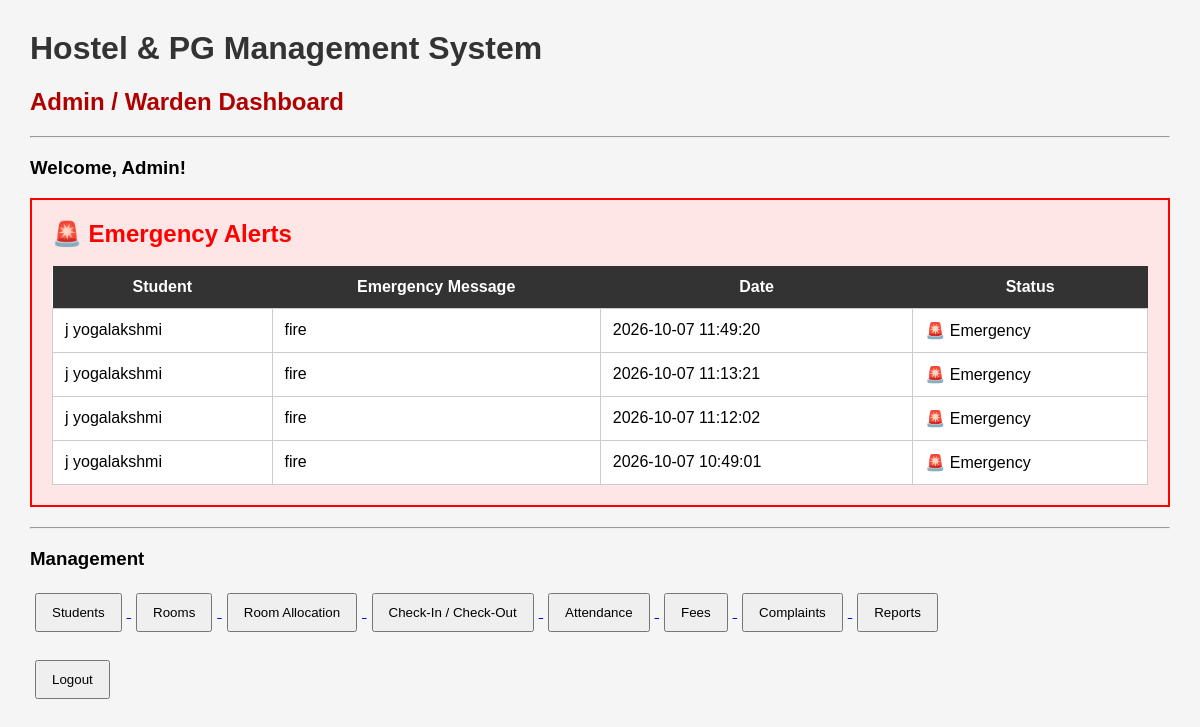
Page /admin_dashboard on the committed database.
### tables this page shows
CREATE TABLE emergency_alerts (
    id INTEGER PRIMARY KEY AUTOINCREMENT,
    student_name TEXT NOT NULL,
    message TEXT NOT NULL,
    date TEXT NOT NULL,
    status TEXT NOT NULL
);

### app.py (the view)
@app.route("/admin_dashboard")
def admin_dashboard():
    conn = get_db()
    emergency_alerts = conn.execute(
        """
        SELECT * FROM emergency_alerts
        ORDER BY id DESC
        """
    ).fetchall()
    conn.close()
    return render_template(
        "admin_dashboard.html",
        emergency_alerts=emergency_alerts
    )

### app.py (called while the page is built)
def get_db():
    conn = sqlite3.connect("database.db")
    conn.row_factory = sqlite3.Row
    return conn

### templates/admin_dashboard.html (shortened to what this page needs)
<!DOCTYPE html>
<html>
<head>
</head>
<body>
    <h1>Hostel & PG Management System</h1>
    <h2>Admin / Warden Dashboard</h2>
    <hr>
    <h3>Welcome, Admin!</h3>
    <div class="emergency-box">
        <div class="emergency-title">
            🚨 Emergency Alerts
        </div>
        <br>
        {% if emergency_alerts %}
        <table>
            <tr>
                <th>Student</th>
                <th>Emergency Message</th>
                <th>Date</th>
                <th>Status</th>
            </tr>
            {% for alert in emergency_alerts %}
            <tr>
                <td>
                    {{ alert["student_name"] }}
                </td>
                <td>
                    {{ alert["message"] }}
                </td>
                <td>
                    {{ alert["date"] }}
                </td>
                <td>
                    🚨 {{ alert["status"] }}
                </td>
            </tr>
            {% endfor %}
        </table>
        {% else %}
        <p>
            ✅ No emergency alerts.
        </p>
        {% endif %}
    </div>
    <hr>
    <h3>Management</h3>
    <a href="/students">
        <button>
            Students
        </button>
    </a>
    <a href="/rooms">
        <button>
            Rooms
        </button>
    </a>
    <a href="/room_allocation">
        <button>
            Room Allocation
        </button>
    </a>
    <a href="/checkin_checkout">
        <button>
            Check-In / Check-Out
        </button>
    </a>
    <a href="/attendance">
        <button>
            Attendance
        </button>
    </a>
    <a href="/fees">
        <button>
            Fees
        </button>
    </a>
    <a href="/complaints">
        <button>
            Complaints
        </button>
    </a>
    <a href="/reports">
        <button>
            Reports
        </button>
    </a>
    <br><br>
    <a href="/">
        <button>
            Logout
        </button>
    </a>
</body>
</html>

### templates/admin_dashboard.html (style rules this page uses)
body { font-family: Arial, sans-serif; margin: 30px; background-color: #f5f5f5; }
h1 { color: #333; }
h2 { color: #b00000; }
table { border-collapse: collapse; width: 100%; background-color: white; }
th { background-color: #333; color: white; padding: 12px; }
td { padding: 12px; border: 1px solid #ccc; }
.emergency-box { background-color: #ffe6e6; border: 2px solid red; padding: 20px; margin-bottom: 20px; }
.emergency-title { color: red; font-size: 24px; font-weight: bold; }
button { padding: 10px 15px; margin: 5px; cursor: pointer; }

### rows in the picture
emergency_alerts: student_name "j yogalakshmi", message "fire", date "2026-10-07 11:49:20", status "Emergency"
emergency_alerts: student_name "j yogalakshmi", message "fire", date "2026-10-07 11:13:21", status "Emergency"
emergency_alerts: student_name "j yogalakshmi", message "fire", date "2026-10-07 11:12:02", status "Emergency"
emergency_alerts: student_name "j yogalakshmi", message "fire", date "2026-10-07 10:49:01", status "Emergency"
